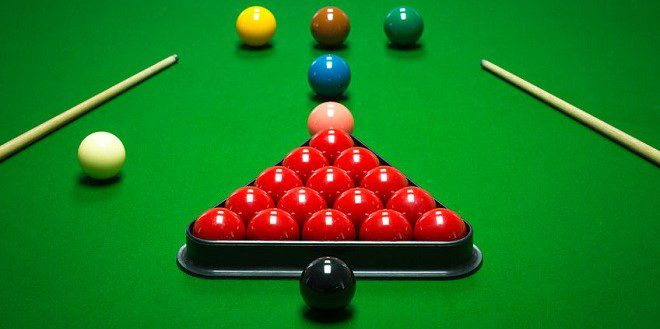
#> input picture ImageProcessingAssignment2/InputImages/snooker.jpg, 660 x 329 px; its folder holds 7 pictures in this run
$ python Assignment2.py
#> lines starting #> are read from the running program, lines starting #| are printed output that depends on the picture; after the words box and inside, x2 and y2 are one past the last pixel; in counts of white or black regions, pixels touching at a corner belong together
#!/usr/local/bin/python3
#Creator: Stephen Alger C16377163
#Version: 1.0 'Assignment to Remove The Ball!'
#Document: Assignment2.py
#Start-Date:  08-NOV-2019
#Consult the README.md File attached for Algorithm & Process Description as to conform to the Rubric.

#------IMPORT MODULES
import sys, os, cv2, numpy as np, matplotlib
matplotlib.use("TkAgg")
#matplotlib.use("macOSX")
import tkinter as tk
from matplotlib import pyplot as plt

#------DEFINE CONSTANTS - PROGRAM SETUP
FILE_PATH = "./InputImages/"
FILE_OUT_NAME = "_MINUSBALL"
FILE_OUT_PATH = "./OutputImages/"
FILE_NAME_ARRAY = ["golf.jpg", "snooker.jpg", "spottheball.jpg"]
ACCEPTED_FILETYPE = [".PNG",".png",".JPEG",".jpeg",".JPG",".jpg"]


#CHOOSE INPUT FILE HERE!!!
#-------
FILE_NAME = FILE_NAME_ARRAY[1]
#-------


WINDOW_NAME = "Ball Removal"
print("OpenCV Version: {}".format(cv2.__version__))

#------COMMANDLINE CLEANUP
def clear():
	os.system('cls' if os.name=='nt' else 'clear')
	if sys.version_info[0]<3:
		print("PYTHON 3 MINIMUM REQUIRED")
		exit()

#------FILE INPUT & ERROR HANDLING

ERROR_FILE_TYPE = True

for filetype in range(len(ACCEPTED_FILETYPE)) :
	if FILE_NAME.endswith(ACCEPTED_FILETYPE[filetype]):
		ERROR_FILE_TYPE = False
		ACCEPTED_FILETYPE = ACCEPTED_FILETYPE[filetype]
		break

if ERROR_FILE_TYPE == True:
	print("File Type Selected is Not Supported (PNG only)")
#		print("File Type Selected is Not Supported (JPEG/PNG only)")
	exit()

FILE_LOC = FILE_PATH + FILE_NAME
print("Loading File... [" + FILE_LOC + "]")

#-------Global Variables & Initialisation
src = cv2.imread(FILE_LOC)
#> src is the input picture: shape (329, 660, 3); mean B, G, R 30.7, 120.9, 28
dst = cv2.cvtColor(src, cv2.COLOR_BGR2HSV)
#> dst: shape (329, 660, 3); mean H, S, V 63, 237.3, 135.9
DIMENSIONS = src.shape
#> DIMENSIONS = (329, 660, 3)
MAX_HEIGHT = DIMENSIONS[0]
#> MAX_HEIGHT = 329
MAX_WIDTH = DIMENSIONS[1]
#> MAX_WIDTH = 660
NO_CHANNELS = DIMENSIONS[2]
#> NO_CHANNELS = 3
IMAGES=[]
TITLES=[]
hue,saturation,brightness = cv2.split(dst)
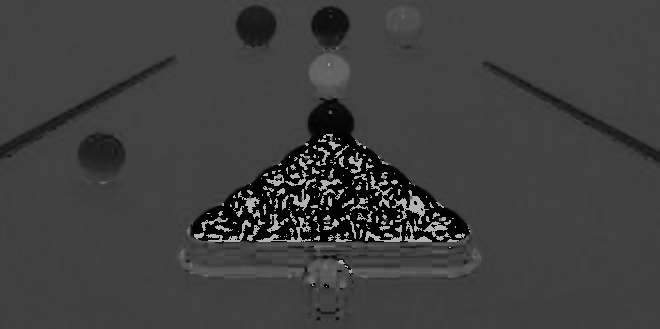
#> hue: shape (329, 660); min 0, max 179, mean 63
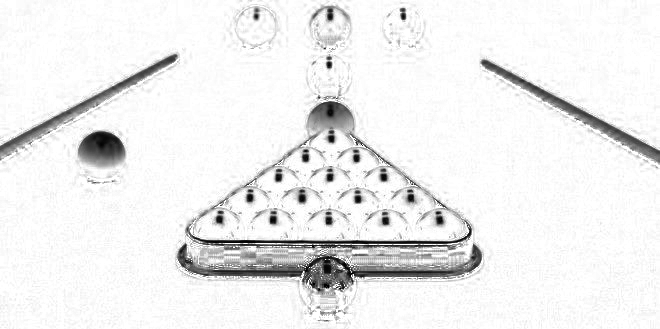
#> saturation: shape (329, 660); min 0, max 255, mean 237.3
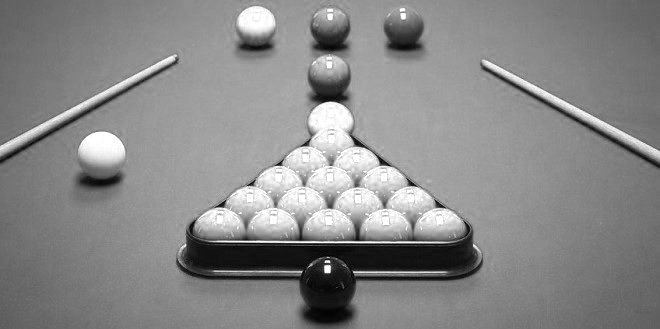
#> brightness: shape (329, 660); min 1, max 255, mean 135.9

#-------Default parameter settings - these are carefully chosen using Sliders
#Note: WHILE THIS IS HARDCODED FOR SUBMISSION THESE VALUES WERE GENERATED THROUGH PYTHON SLIDERS - REMOVED AT SUBMISSION TIME BASED ON FEEDBACK FROM ASSIGNMENT1
useEqualise = 1
blurSize = 17
threshold = 4
offset = 11

#-------Test Input Channels - CHOOSE MOST SUITABLE CHANNEL

# [19 lines left out: function testColourChannelInput, not called in this run]


#-------Main Functions

#imageAnalyser SETS THE STAGE, BASIC IMAGE ADJUSTMENTS & CALLS
#HIST_EQ, BINARY_THRESH - RETURNS BINARY MATRIX WITH FEW WHITE OBJECTS REMAINING, GIVING A ROUGH FOCUS POINT ON THE WHITE OBJECTS IN THE IMAGE
def imageAnalyser():
	global tempMatrix

	#FROM TESTING SATURATION CHANNEL OF HSV LOOKS MOST FITTING
	tempMatrix = saturation

	#HISTOGRAM EQUALISATION - HABITUAL, NOT REQUIRED
	if (useEqualise):
		tempMatrix = cv2.equalizeHist(tempMatrix)

	#USE OF GAUSSIAN BLUR FOR NOISE REDUCTION - INITIAL NOISE REDUCTION
	if blurSize != 0:
		tempMatrix	= applyBlur(tempMatrix)

	#APPLY UNIVERSAL THRESHOLD_BINARY_INVERSE
	tempMatrix = applyThreshold(tempMatrix, 1)

	return tempMatrix

#FUNCTION TO APPLY BLUR - NOTHING FANCY
def applyBlur(tempMatrix):
	tempMatrix	= cv2.GaussianBlur(tempMatrix, (blurSize, blurSize), 0)
	return tempMatrix

#FUNCTION TO APPLY BOTH BINARY REG & BINARY INVERSE - NOTHING FANCY
def applyThreshold(tempMatrix, flag):
	#Inverse Flag
	if flag == 1:
		#------Apply threshold with slider settings - BINARY INVERSE Global Threshold
		_, tempMatrix = cv2.threshold(tempMatrix,threshold,255, cv2.THRESH_BINARY_INV)
	else:
		#------Apply threshold with slider settings - BINARY REGULAR Global Threshold
		_, tempMatrix = cv2.threshold(tempMatrix,threshold,255, cv2.THRESH_BINARY)
	return tempMatrix


#Returns array of contours
def getContours(tempMatrix):
	contours, _ = cv2.findContours(tempMatrix,cv2.RETR_EXTERNAL,cv2.CHAIN_APPROX_SIMPLE)
	return contours

#System is designed that the largest Contours generated from the Thresholded Mask (using my initial values) are the balls we want to obtain. So now we just need to locate the biggest contour!
#Returns sorted array of contours largest to smallest (discard most)
def sortContours(contours):
	global tempMatrix, dst
	np.copyto(dst, src)
	maxDimension = 0
	largest = -1
	for i in range(len(contours)):
		dimension = len(contours[i])
		if (dimension > maxDimension):
			maxDimension = dimension
			largest = i

	colour = (255, 255, 255)
	ballSelectionMask = np.zeros(shape = src.shape, dtype = "uint8")

	cv2.drawContours(ballSelectionMask, contours, largest, colour, cv2.FILLED)
#	r = cv2.selectROI(tempMatrix)
	return ballSelectionMask, largest


#ONCE WE HAVE LOCATED THE LARGEST CONTOUR, THE PROGRAM WILL MAKE AN ROI AROUND THE CONTOUR, NARROWING DOWN OUR BALL!
def createBoundingRect(ballSelectionMask, contours,largest):
	global src

	#CREATE RECT AROUND LARGEST CONTOUR - ADDING EXTRA SPACE AS WE STILL ONLY HAVE A PARTIAL REGION
	#THIS ALLOWS THE PROGRAM TO BUILD A BIGGER ROI CONTAINER WHICH WE CAN BE MORE PRECISE WITH
	x,y,w,h = cv2.boundingRect(contours[largest])
	x-= int(w*0.5)
	y-= int(h*0.5)
	w *= 2
	h *= 2

	if (x>=0 and y>=0):
		#DRAW RECT.
		cv2.rectangle(ballSelectionMask,(x,y),(x+w,y+h),(255,255,255), cv2.FILLED)
		return ballSelectionMask, x,y,w,h
	else:
		print("Negative X or Y Co-ordinates not prohibited, program closing")
		exit()

#FUNCTION TO FIND CIRCLES IN MASK & FILL APPROPRIATELY
def drawCircles(ballSelectionMask,w):
	#HoughCircles Implemented - USE OF FLEXIBLE MIN/MAX RADII TO CATER FOR DIFFERENT IMAGES AND IGNORE NONIMPORTANT CIRCLES- OFTEN MANY CIRCLES RETURNED OF NO SIGNIFICANCE WITHOUT STRONG PARAMETERS!
	circles = cv2.HoughCircles(ballSelectionMask,cv2.HOUGH_GRADIENT,2,200,param1=20,param2=10,minRadius=int(w*.25),maxRadius=int(w/2))

	#ERROR CHECK - IF NO CIRCLES RETURNED...
	if circles is None:
		print("No Hough Circles return")
		exit()

	#USING THE RETURNED CIRCLE - I HAVE BUILT A RECTANGLE AROUND ITS CORDINATES WHICH WORKS BETTER FOR INPAINT() THAN AN ELLIPTICAL OBJECT
	circles = np.uint16(np.around(circles))
	if len(circles) == 1:
		ballSelectionMask = np.zeros(shape = src.shape, dtype = "uint8")
		for	i in circles[0,:]:
			centre_x = i[0]
			centre_y = i[1]
			radius = i[2]
			startPointX =centre_x-int(radius*1.25)
			startPointY = centre_y-int(radius*1.1)
			endX = centre_x+int(radius*1.1)
			endY =centre_y+int(radius*2.25)
			circleROI = cv2.circle(ballSelectionMask,(centre_x,centre_y),radius,(255,255,255),cv2.FILLED)

			IMAGES.append(cv2.cvtColor(circleROI, cv2.COLOR_BGR2GRAY))
			TITLES.append("CircleROI")
			cv2.rectangle(ballSelectionMask,(startPointX,startPointY),(endX,endY),(255,255,255), cv2.FILLED)

	else:
		print("Too Many Hough Circles returned")
		exit()

#	RETURN OUR DESIRED MASK AND OUR BALL'S Points of interest
	return ballSelectionMask,startPointX,startPointY,endX,endY

#FUNCTION TO APPLY CV DIALTION ON BALL - CODE PREVIOUSLY USED, IS NOT USED AT SUBMISSION
# [36 lines left out: functions morphology_dialate, getGrass, getSampleArea, not called in this run]


#-------SIMPLE BITWISE FUNCTIONS - FEELS LIKE A SHORTCUT
def bitwiseAND(mask1, mask2):
	return (cv2.bitwise_and(mask1, mask2))

def bitwiseNOT(mask1, mask2):
	return (cv2.bitwise_not(mask1, mask2))

def bitwiseOR(mask1, mask2):
	return (cv2.bitwise_or(mask1, mask2))

def bitwiseXOR(mask1, mask2):
	return (cv2.bitwise_xor(mask1, mask2))


#-------CallBack Functions -> used in TRACKBAR DURING DEVELOPMENT, NOT CALLED AT SUBMISSION
# [15 lines left out: functions adjustThreshold, adjustBlur, not called in this run]

#-------Trackbar setup with Callbacks to each above function
#REMOVED AT SUBMISSION - THESE WERE USED IN DEVELOPMENT TO AVOID HARDCODING VALUES AND BRUTE FORCE TO FIND BEST FITTING THRESHOLD VALUES
cv2.namedWindow(winname = WINDOW_NAME, flags = cv2.WINDOW_NORMAL)
#cv2.createTrackbar("Threshold", WINDOW_NAME, threshold, 255, adjustThreshold)
#cv2.createTrackbar("Blur Sigma", WINDOW_NAME, blurSize, 100, adjustBlur)

#-------Function Calls
clear()

#SIMPLE INPUT IMAGE ADJUSTMENTS AS EXPLAINED ABOVE
tempMatrix = imageAnalyser()
#> in applyThreshold, `_, tempMatrix = cv2.threshold(tempMatrix,threshold,255, cv2.THRESH_BIN..`:
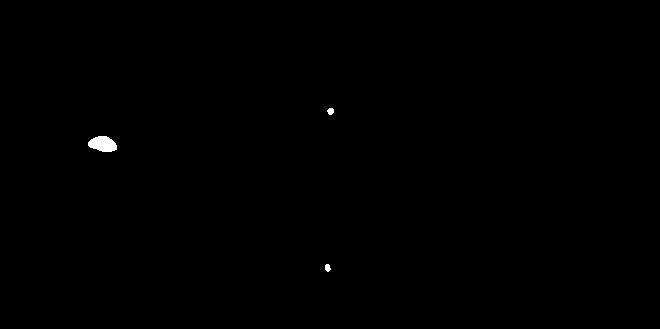
#> tempMatrix: shape (329, 660); 0.19% white; 3 white regions
IMAGES.append(tempMatrix)
TITLES.append("ImageAdjustments")

#GET & SORT CONTOURS BY SIZE
contours = getContours(tempMatrix)
#> in getContours, `contours, _ = cv2.findContours(tempMatrix,cv2.RETR_EXTERNAL,cv2.CHAIN_..`: contours = 3 contours; box (x1, y1, x2, y2) and area: (88, 136, 117, 152) 313, (327, 108, 334, 115) 28, (325, 264, 331, 272) 26
ballSelectionMask, largest = sortContours(contours)
#> the loop in sortContours, `for i in range(len(contours)):` made 3 passes
#> (dimension, maxDimension, largest) on passes 1 to 2: (10, 10, 0), (31, 31, 1)
#> dimension on pass 3: 10
#> after the loop in sortContours, `for i in range(len(contours)):`: largest = 1; maxDimension = 31
#> in sortContours, `cv2.drawContours(ballSelectionMask, contours, largest, colour, cv2.FIL..`: ballSelectionMask: shape (329, 660, 3); 0.16% white; 1 white region, box (x1, y1, x2, y2) and area: (88, 136, 117, 152) 346
#> largest = 1

#CREATE RECT AROUND BALL - NARROW DOWN THE SEARCH & CREATE MASK
ballSelectionMask, x,y,w,h = createBoundingRect(ballSelectionMask, contours, largest)
#> in createBoundingRect, `x,y,w,h = cv2.boundingRect(contours[largest])`: x = 88; y = 136; w = 29; h = 16
#> in createBoundingRect, `x-= int(w*0.5)`: x = 74
#> in createBoundingRect, `y-= int(h*0.5)`: y = 128
#> in createBoundingRect, `w *= 2`: w = 58
#> in createBoundingRect, `h *= 2`: h = 32
#> in createBoundingRect, `cv2.rectangle(ballSelectionMask,(x,y),(x+w,y+h),(255,255,255), cv2.FIL..`:
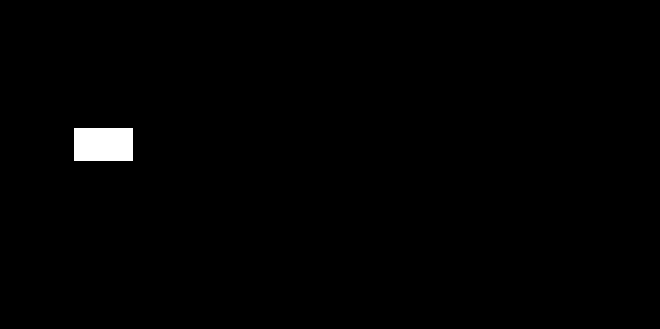
#> ballSelectionMask: shape (329, 660, 3); 0.9% white; 1 white region, box (x1, y1, x2, y2) and area: (74, 128, 133, 161) 1947
#> x = 74; y = 128; w = 58; h = 32
ballSelectionMask = bitwiseAND(src, ballSelectionMask)
ballSelectionMask=cv2.cvtColor(ballSelectionMask, cv2.COLOR_BGR2GRAY)
#> ballSelectionMask: shape (329, 660)

IMAGES.append(ballSelectionMask)
TITLES.append("DrawContours-RoughROI")

#RE-USE OF BLUR & THRESHOLDING TO COMPLETE THE MASK WHICH PARTIALLY CONTAINS OUR BALL
blurSize = 9
ballSelectionMask = applyBlur(ballSelectionMask)
threshold = 130
ballSelectionMask = applyThreshold(ballSelectionMask,0)
#> in applyThreshold (call 2), `_, tempMatrix = cv2.threshold(tempMatrix,threshold,255, cv2.THRESH_BIN..`: tempMatrix: shape (329, 660); 0.53% white; 1 white region, box (x1, y1, x2, y2) and area: (78, 131, 126, 160) 1149


#NOW WE CREATE A DEFINED ROI MASK - RECT ENCOMPASSING THE BALL
ballSelectionMask,startPointX,startPointY,endX,endY = drawCircles(ballSelectionMask,w)
#> in drawCircles, `circles = cv2.HoughCircles(ballSelectionMask,cv2.HOUGH_GRADIENT,2,200,..`: circles = [[101, 151, 21.4]]
#> in drawCircles, `circles = np.uint16(np.around(circles))`: circles = [[101, 151, 21]]
#> the loop in drawCircles, `for	i in circles[0,:]:` made 1 pass
#> (centre_x, centre_y, radius, startPointX, startPointY, endX, endY) on pass 1: (101, 151, 21, 75, 128, 124, 198)
#> after the loop in drawCircles, `for	i in circles[0,:]:`:
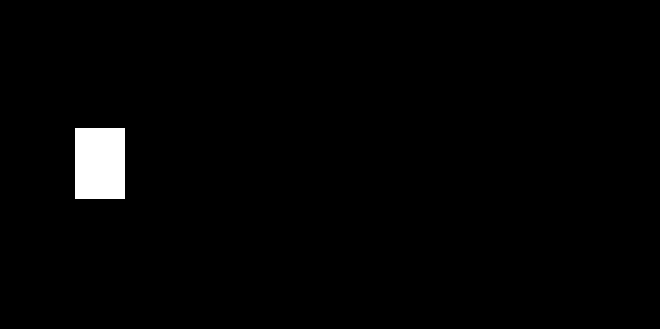
#> ballSelectionMask: shape (329, 660, 3); 1.6% white; 1 white region, box (x1, y1, x2, y2) and area: (75, 128, 125, 199) 3550
#> after the loop in drawCircles, `for	i in circles[0,:]:`: IMAGES = 3 items; TITLES = ['ImageAdjustments', 'DrawContours-RoughROI', 'CircleROI']
#> startPointX = 75; startPointY = 128; endX = 124; endY = 198
ballSelectionMask=cv2.cvtColor(ballSelectionMask, cv2.COLOR_BGR2GRAY)

IMAGES.append(ballSelectionMask)
TITLES.append("RectROI")


#USE INPAINT TO CONTENT AWARE FILL - V. BASIC ALGORITHM, RESULTS ARE POOR
#imageLessBall = cv2.inpaint(src,ballSelectionMask,0.1,cv2.INPAINT_NS)
imageLessBall = cv2.inpaint(src,ballSelectionMask,20,cv2.INPAINT_TELEA)

#USER Prompt
print("*********************************************************************\n");
print("||            Press ANY key to View The Phase Breakdown            ||\n");
print("*********************************************************************\n");
print("\nSelect the Python Window & Press Any Key\n");

cv2.imshow(WINDOW_NAME, imageLessBall)
cv2.waitKey(delay = 0)

IMAGES.append(cv2.cvtColor(imageLessBall, cv2.COLOR_BGR2GRAY))
TITLES.append("InpaintPerformed")


#USER OUTPUT - SHOW BREAKDOWN STAGES - CAN BE GLITCHY DEPENDING ON MATPLOTLIB version & system - comment out if causing crash
for i in range(len(IMAGES)):
	plt.subplot(2, 3, i+1), plt.imshow(IMAGES[i], cmap='gray')
	plt.title(TITLES[i])
#> this loop made 5 passes
plt.show()
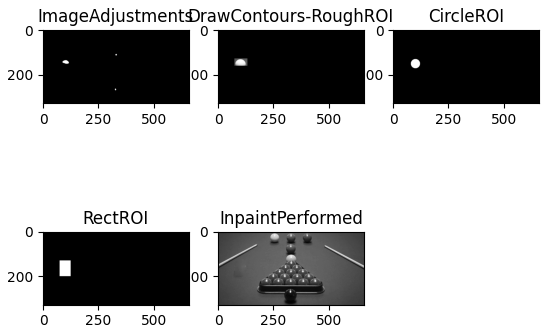
#> figure drawn by matplotlib, 5 panels


# [7 lines of commented-out code are left out]
tmpName = FILE_NAME.split(ACCEPTED_FILETYPE)
tmpName[len(tmpName)-2]+= FILE_OUT_NAME
FILE_OUT_NAME = tmpName[len(tmpName)-2] + ACCEPTED_FILETYPE

FILE_LOC = FILE_OUT_PATH + FILE_OUT_NAME
print("Your Extraction Image Has Been Saved To File @ [" + FILE_LOC + "]")
cv2.imwrite(FILE_LOC, imageLessBall)

cv2.destroyAllWindows()
exit()
#> (the program exits here)
